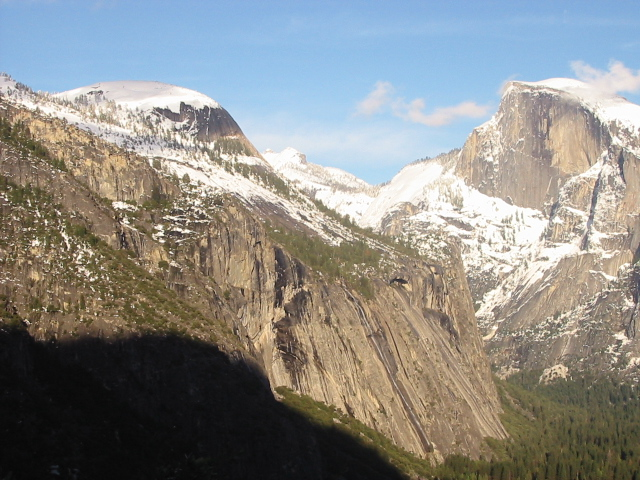
#> input picture images/yosemite/yosemite1.jpg, 640 x 480 px
$ python firstTest.py
#> lines starting #> are read from the running program, lines starting #| are printed output that depends on the picture; after the words box and inside, x2 and y2 are one past the last pixel; in counts of white or black regions, pixels touching at a corner belong together
import cv2 as cv
import numpy as np
from scipy.ndimage import distance_transform_edt

def get_distance_transform(img_rgb):
    """
    Get distance to the closest background pixel for an RGB image
    Input:
        img_rgb: np.array, HxWx3 RGB image
    Output:
        dist: np.array, HxWx1 distance image
        each pixel's intensity is proportional to
        its distance to the closest background pixel
        scaled to [0..255] for plotting
    """
    # Threshold the image: any value above 0 maps into 255
    thresh = cv.threshold(img_rgb, 0, 255, cv.THRESH_BINARY)[1]
    # Collapse the color dimension
    thresh = thresh.any(axis=2)
    # Pad to make sure the border is treated as background
    thresh = np.pad(thresh, 1)
    # Get distance transform
    dist = distance_transform_edt(thresh)[1:-1, 1:-1]
    # HxW -> HxWx1
    dist = dist[:, :, None]
    return dist / dist.max() * 255.0


def preprocess_image(img, size):
    """Resize to size and return (gray, color) versions."""
    img_color = cv.resize(img, size)
    img_gray = cv.cvtColor(img_color, cv.COLOR_BGR2GRAY)
    return img_gray, img_color


def match_descriptors(desc1, desc2):
    """Match descriptors with BFMatcher and sort by distance."""
    bf = cv.BFMatcher(cv.NORM_L2, crossCheck=True)
    matches = bf.match(desc1, desc2)
    return sorted(matches, key=lambda x: x.distance)


def main():
    img1 = cv.imread("images/yosemite/yosemite1.jpg")
#> img1 is the input picture: shape (480, 640, 3); mean B, G, R 135.4, 139.3, 139.5
    img2 = cv.imread("images/yosemite/yosemite2.jpg")
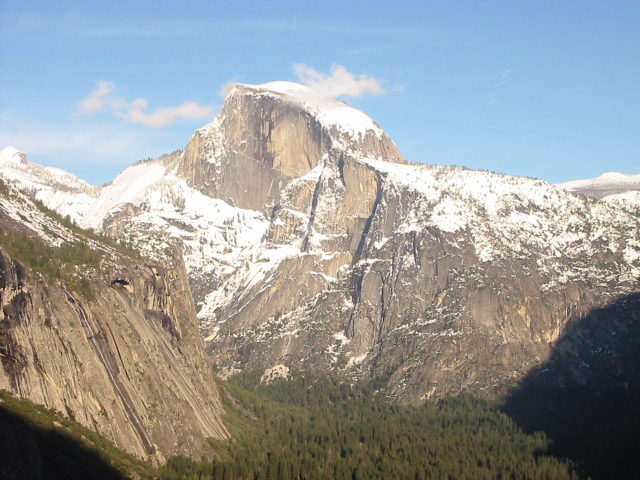
#> input picture images/yosemite/yosemite2.jpg, 640 x 480 px
#> img2 is the input picture: shape (480, 640, 3); mean B, G, R 155.6, 155.5, 151.7
    img3 = cv.imread("images/yosemite/yosemite3.jpg")
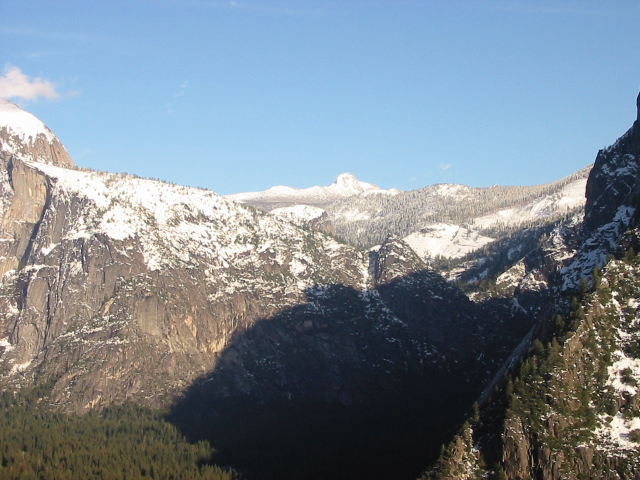
#> input picture images/yosemite/yosemite3.jpg, 640 x 480 px
#> img3 is the input picture: shape (480, 640, 3); mean B, G, R 145.3, 135.4, 123.3
    img4 = cv.imread("images/yosemite/yosemite4.jpg")
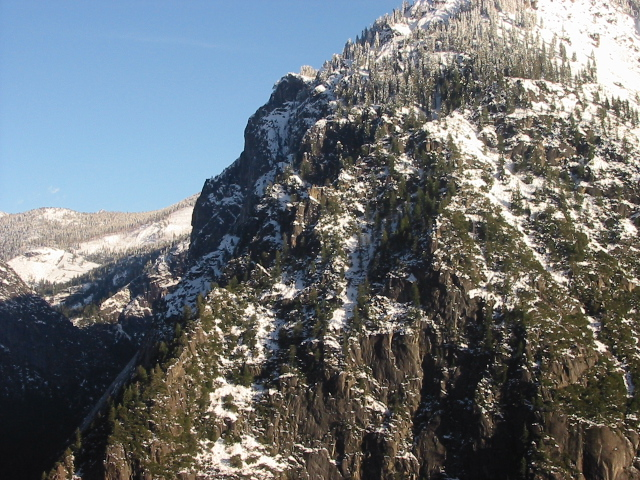
#> input picture images/yosemite/yosemite4.jpg, 640 x 480 px
#> img4 is the input picture: shape (480, 640, 3); mean B, G, R 115.4, 112.1, 107.1

    h, w = img1.shape[:2]
#> h = 480; w = 640
    scale = 480 / h
#> scale = 1
    size = (int(w * scale), int(h * scale))
#> size = (640, 480)

    img1, img1_color = preprocess_image(img1, size)
    img2, img2_color = preprocess_image(img2, size)
    img3, img3_color = preprocess_image(img3, size)
    img4, img4_color = preprocess_image(img4, size)
#> call 4 of preprocess_image, with size = (640, 480)
#> in preprocess_image (call 4), `img_gray = cv.cvtColor(img_color, cv.COLOR_BGR2GRAY)`:
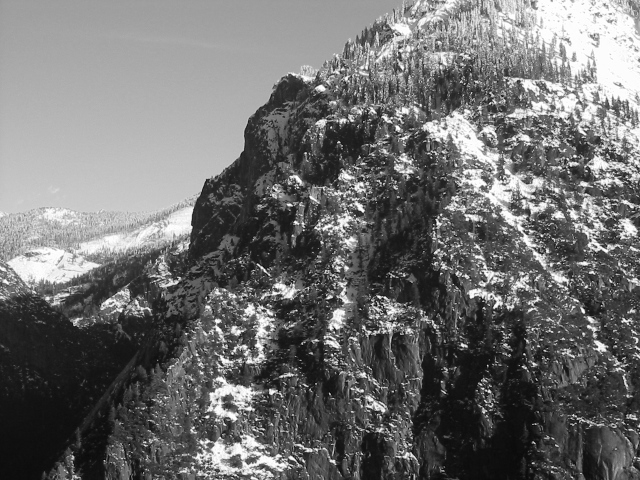
#> img_gray: shape (480, 640); min 5, max 255, mean 111

    sift = cv.SIFT_create()
    sift_keypoints1, sift_descriptors1 = sift.detectAndCompute(img1, None)
#> sift_keypoints1 = 2504 keypoints; strongest (x, y, size): (6, 199, 1.9), (78, 246, 2.1), (74, 255, 1.9), (46, 222, 2.2)
    sift_keypoints2, sift_descriptors2 = sift.detectAndCompute(img2, None)
#> sift_keypoints2 = 2343 keypoints; strongest (x, y, size): (604, 239, 2.2), (545, 197, 2.2), (573, 230, 1.9), (118, 241, 2.2)
    sift_keypoints3, sift_descriptors3 = sift.detectAndCompute(img3, None)
#> sift_keypoints3 = 1957 keypoints; strongest (x, y, size): (614, 293, 3.4), (615, 302, 3.3), (632, 390, 5.5), (599, 346, 2.1)
    sift_keypoints4, sift_descriptors4 = sift.detectAndCompute(img4, None)
#> sift_keypoints4 = 3676 keypoints; strongest (x, y, size): (583, 311, 2.7), (489, 391, 2.1), (207, 417, 2.2), (379, 297, 2.3)

    matches1 = match_descriptors(sift_descriptors1, sift_descriptors2)
#> in match_descriptors, `matches = bf.match(desc1, desc2)`: matches = 1238 matches
#> matches1 = 1238 matches
    matches2 = match_descriptors(sift_descriptors3, sift_descriptors4)
#> in match_descriptors (call 2), `matches = bf.match(desc1, desc2)`: matches = 1037 matches
#> matches2 = 1037 matches

    pts11 = np.float32([sift_keypoints1[m.queryIdx].pt for m in matches1])
#> pts11 = 1238 pairs, first value 3.4 to 637, second value 82.73 to 476.7
    pts12 = np.float32([sift_keypoints2[m.trainIdx].pt for m in matches1])
#> pts12 = 1238 pairs, first value 3.14 to 632.2, second value 85.41 to 476.1

    pts21 = np.float32([sift_keypoints3[m.queryIdx].pt for m in matches2])
#> pts21 = 1037 pairs, first value 4.56 to 637.2, second value 101.5 to 476
    pts22 = np.float32([sift_keypoints4[m.trainIdx].pt for m in matches2])
#> pts22 = 1037 pairs, first value 3.26 to 637.1, second value 4.48 to 475.9

    H12, mask12 = cv.findHomography(pts12, pts11, cv.RANSAC, 5.0)
#> H12 = [[0.938, 0.000662, 280.9], [-0.0257, 0.983, 3.31], [-9.5e-05, -1.73e-06, 1]]; mask12 = 1238 values, max 1 at index 0, min 0 at index 837, mean 0.756
    H34, mask34 = cv.findHomography(pts21, pts22, cv.RANSAC, 5.0)
#> H34 = [[1.09, -0.0227, -427.2], [0.0625, 1.07, -2.96], [0.000147, -1.33e-05, 1]]; mask34 = 1037 values, max 1 at index 0, min 0 at index 404, mean 0.439

    h,w = img1.shape[:2]
    warped_2_to_1 = cv.warpPerspective(img2_color, H12, (w, h))

    h, w = img3.shape[:2]
    warped_3_to_4 = cv.warpPerspective(img3_color, H34, (w, h))

    weight1 = get_distance_transform(img1_color)
#> in get_distance_transform, `thresh = cv.threshold(img_rgb, 0, 255, cv.THRESH_BINARY)[1]`: thresh: shape (480, 640, 3); every value is 255
#> in get_distance_transform, `thresh = thresh.any(axis=2)`: thresh: shape (480, 640) bool; every value is 1
#> in get_distance_transform, `thresh = np.pad(thresh, 1)`:
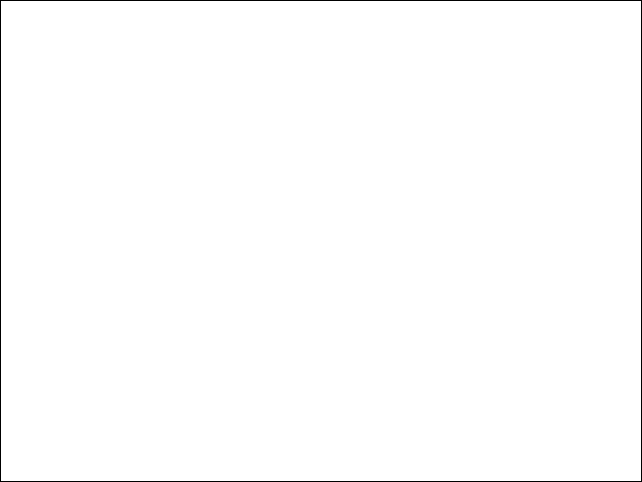
#> thresh: shape (482, 642) bool; 99.3% white; black in thin lines or dots
    weight2 = get_distance_transform(warped_2_to_1)
#> in get_distance_transform (call 2), `thresh = thresh.any(axis=2)`: thresh: shape (480, 640) bool; 55.9% white; 1 black region, box (x1, y1, x2, y2) and area: (0, 0, 461, 480) 135376
#> in get_distance_transform (call 2), `thresh = np.pad(thresh, 1)`: thresh: shape (482, 642) bool; 55.5% white; 1 black region, box (x1, y1, x2, y2) and area: (0, 0, 642, 482) 137620

    weight3 = get_distance_transform(img3_color)
    weight4 = get_distance_transform(warped_3_to_4)
#> in get_distance_transform (call 4), `thresh = cv.threshold(img_rgb, 0, 255, cv.THRESH_BINARY)[1]`: thresh: shape (480, 640, 3); 36.1% white; 1 white region, box (x1, y1, x2, y2) and area: (0, 20, 248, 480) 110782
#> in get_distance_transform (call 4), `thresh = np.pad(thresh, 1)`: thresh: shape (482, 642) bool; 35.8% white; 1 white region, box (x1, y1, x2, y2) and area: (1, 21, 249, 481) 110782
#> in get_distance_transform (call 4), `return dist / dist.max() * 255.0`:
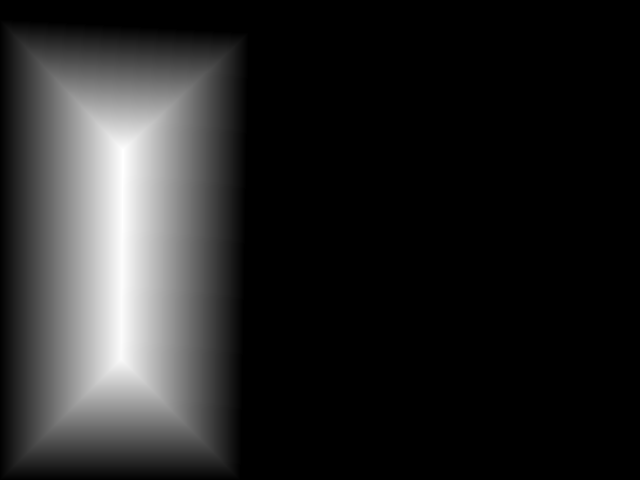
#> returned value: shape (480, 640, 1) float64; min 0, max 255, mean 37.8

    img1_f = img1_color.astype(np.float32)
    img2_f = warped_2_to_1.astype(np.float32)

    img4_f = img4_color.astype(np.float32)
    img3_f = warped_3_to_4.astype(np.float32)

    denom = weight1 + weight2
    blended12 = (img1_f * weight1 + img2_f * weight2) / np.maximum(denom, 1.0)
    blended12 = blended12.astype("uint8")

    denom = weight3 + weight4
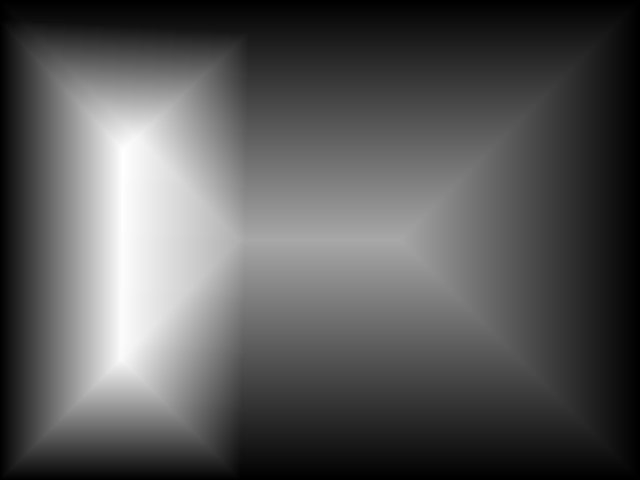
#> denom: shape (480, 640, 1) float64; min 1.06, max 386.8, mean 133.9; drawn with min black and max white
    blended34 = (img4_f * weight3 + img3_f * weight4) / np.maximum(denom, 1.0)
    blended34 = blended34.astype("uint8")

    cv.imshow("Blend 1+2", blended12)
    cv.imshow("Blend 3+4", blended34)

    cv.waitKey(0)
    cv.destroyAllWindows()


if __name__ == "__main__":
    main()
